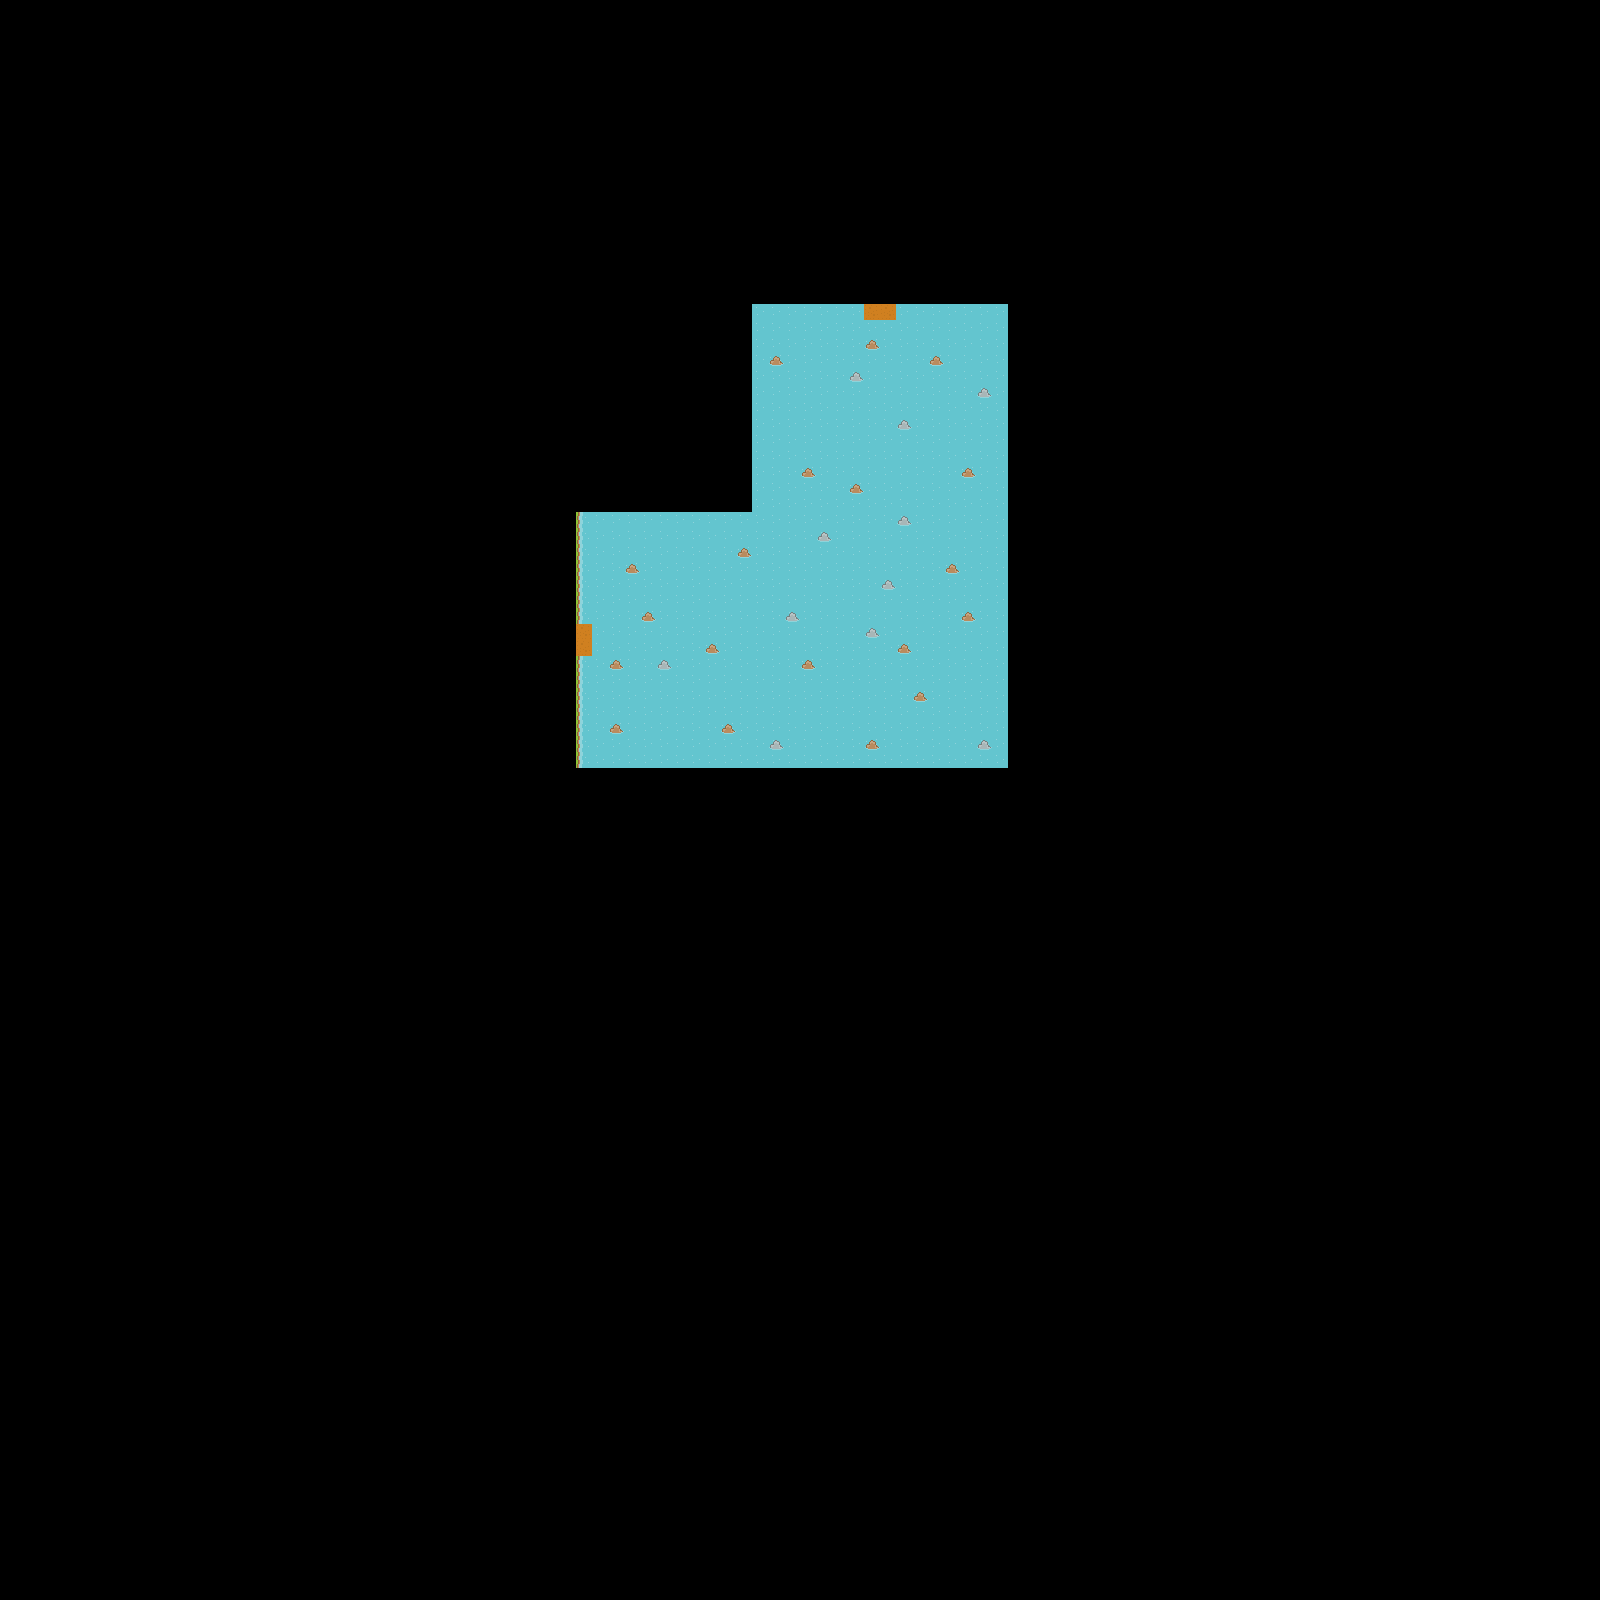

The image is a tile-based game level rendered from a .tmx file. Its description and source (layers, tilesets, objects; grid data summarised) follow:
An orthogonal 100x100 tile map with 16x16 px tiles, 4 tile layers (PixelSnapBackground, BlackBackground, Tile Layer 1, Objects), 2 tilesets and 38 objects.

<map version="1.0" tiledversion="1.1.3" orientation="orthogonal" renderorder="right-down" width="100" height="100" tilewidth="16" tileheight="16" infinite="0" nextobjectid="51">
 <tileset firstgid="1" source="MobileRPGTileSet.tsx" />
 <tileset firstgid="1768" source="Black.tsx" />
 <layer name="PixelSnapBackground" width="100" height="100" offsetx="8" offsety="8.25">
  <data>[10000 cells, 640 non-empty, 5 distinct tile ids]</data>
 </layer>
 <layer name="BlackBackground" width="100" height="100">
  <data>[10000 cells, 9360 non-empty, 1 distinct tile ids]</data>
 </layer>
 <layer name="Tile Layer 1" width="100" height="100">
  <data>[10000 cells, 234 non-empty, 2 distinct tile ids]</data>
 </layer>
 <layer name="Objects" width="100" height="100">
  <data>[10000 cells, 494 non-empty, 5 distinct tile ids]</data>
 </layer>
 <objectgroup name="Collisions">
  <object id="9" x="640.25" y="610.75" width="15.625" height="11.25" />
  <object id="11" x="640.25" y="610.75" width="15.625" height="11.25" />
  <object id="13" x="640.25" y="610.75" width="15.625" height="11.25" />
  <object id="14" x="608.091" y="659.818" width="15.7273" height="10.2727" />
  <object id="15" x="656.091" y="659.727" width="15.8182" height="10.2727" />
  <object id="16" x="704.091" y="643.273" width="15.8182" height="11" />
  <object id="17" x="784.091" y="611.455" width="15.7273" height="10.5455" />
  <object id="18" x="800.182" y="659.364" width="15.8182" height="10.5455" />
  <object id="19" x="896.182" y="643.273" width="15.6364" height="10.7273" />
  <object id="20" x="864" y="627.091" width="16.1818" height="11" />
  <object id="21" x="879.909" y="579.727" width="15.9091" height="10.2727" />
  <object id="22" x="896.182" y="515.273" width="15.7273" height="10.9091" />
  <object id="23" x="848.091" y="483.364" width="15.8182" height="10.6364" />
  <object id="24" x="896" y="419.909" width="15.9091" height="9.81818" />
  <object id="25" x="847.818" y="371.364" width="16" height="10.7273" />
  <object id="26" x="864.182" y="339.545" width="15.8182" height="10.3636" />
  <object id="28" x="751.818" y="287.636" width="256.909" height="16.1818" />
  <object id="29" x="1007.82" y="288" width="16" height="484.727" />
  <object id="30" x="572" y="767.818" width="452.364" height="16" />
  <object id="31" x="559.818" y="509.818" width="16" height="265.636" />
  <object id="32" x="560.182" y="495.818" width="191.818" height="16" />
  <object id="34" x="735.818" y="286.727" width="16.1818" height="214.727" />
  <object id="35" x="624.25" y="563" width="15.5" height="11" />
  <object id="36" x="608" y="723.625" width="15.875" height="11" />
  <object id="37" x="720" y="723.375" width="15.875" height="10.75" />
  <object id="38" x="768.125" y="739.75" width="15.625" height="10.75" />
  <object id="39" x="864.125" y="739.375" width="15.75" height="10.5" />
  <object id="40" x="976.25" y="739.5" width="15.5" height="10.375" />
  <object id="41" x="912.25" y="691.375" width="15.5" height="10.75" />
  <object id="42" x="960.125" y="611.75" width="15.625" height="10.25" />
  <object id="43" x="944.125" y="563.125" width="15.875" height="11.25" />
  <object id="44" x="960.125" y="467.75" width="15.625" height="10.125" />
  <object id="45" x="976.25" y="387.625" width="15.625" height="10.5" />
  <object id="46" x="928.125" y="355.625" width="15.625" height="10.625" />
  <object id="47" x="768.25" y="355.625" width="15.75" height="10.5" />
  <object id="48" x="800.25" y="467.75" width="15.625" height="10.625" />
  <object id="49" x="816.25" y="532.25" width="15.5" height="10.125" />
  <object id="50" x="736" y="547.182" width="15.8182" height="11.1818" />
 </objectgroup>
</map>
